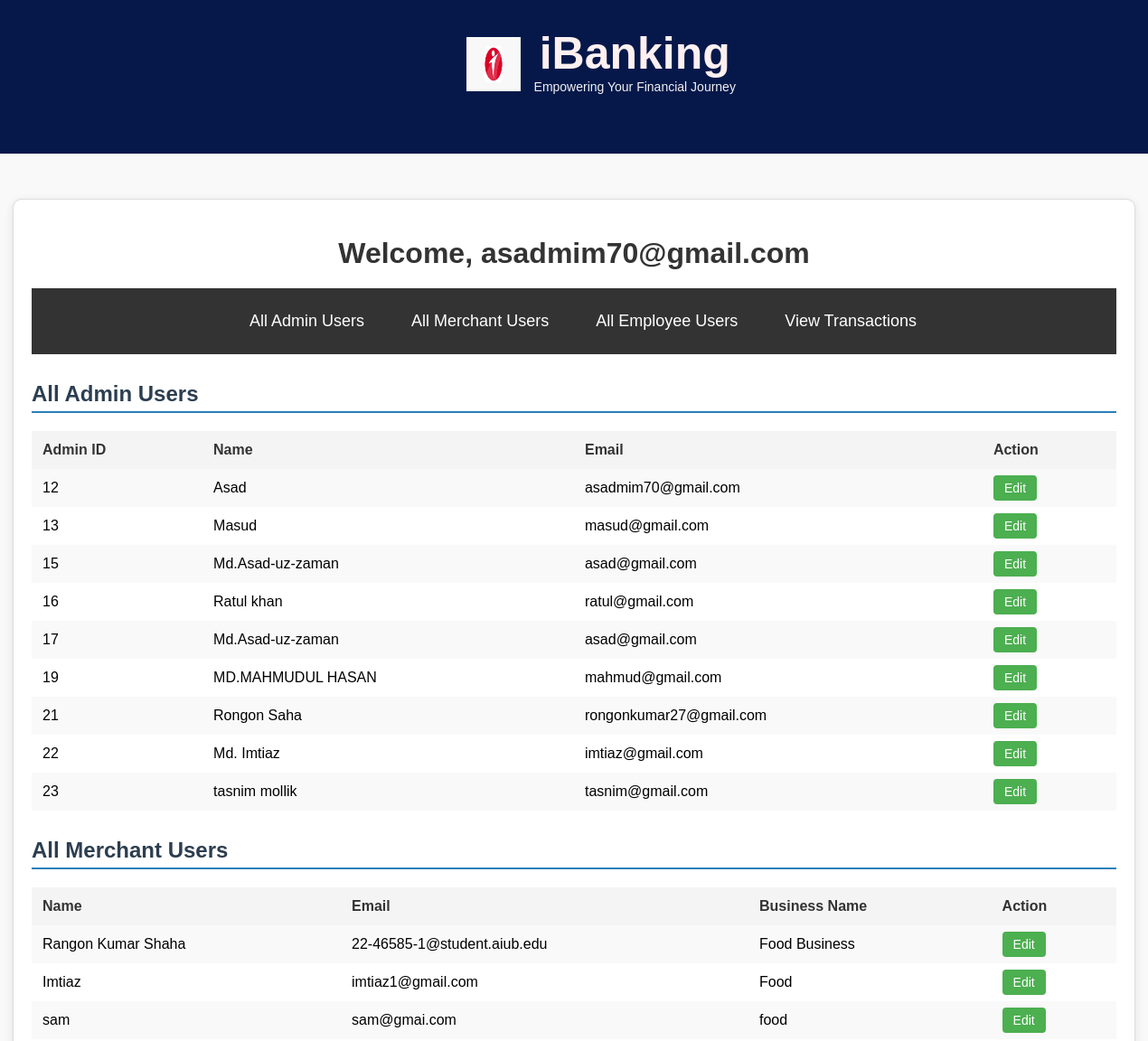
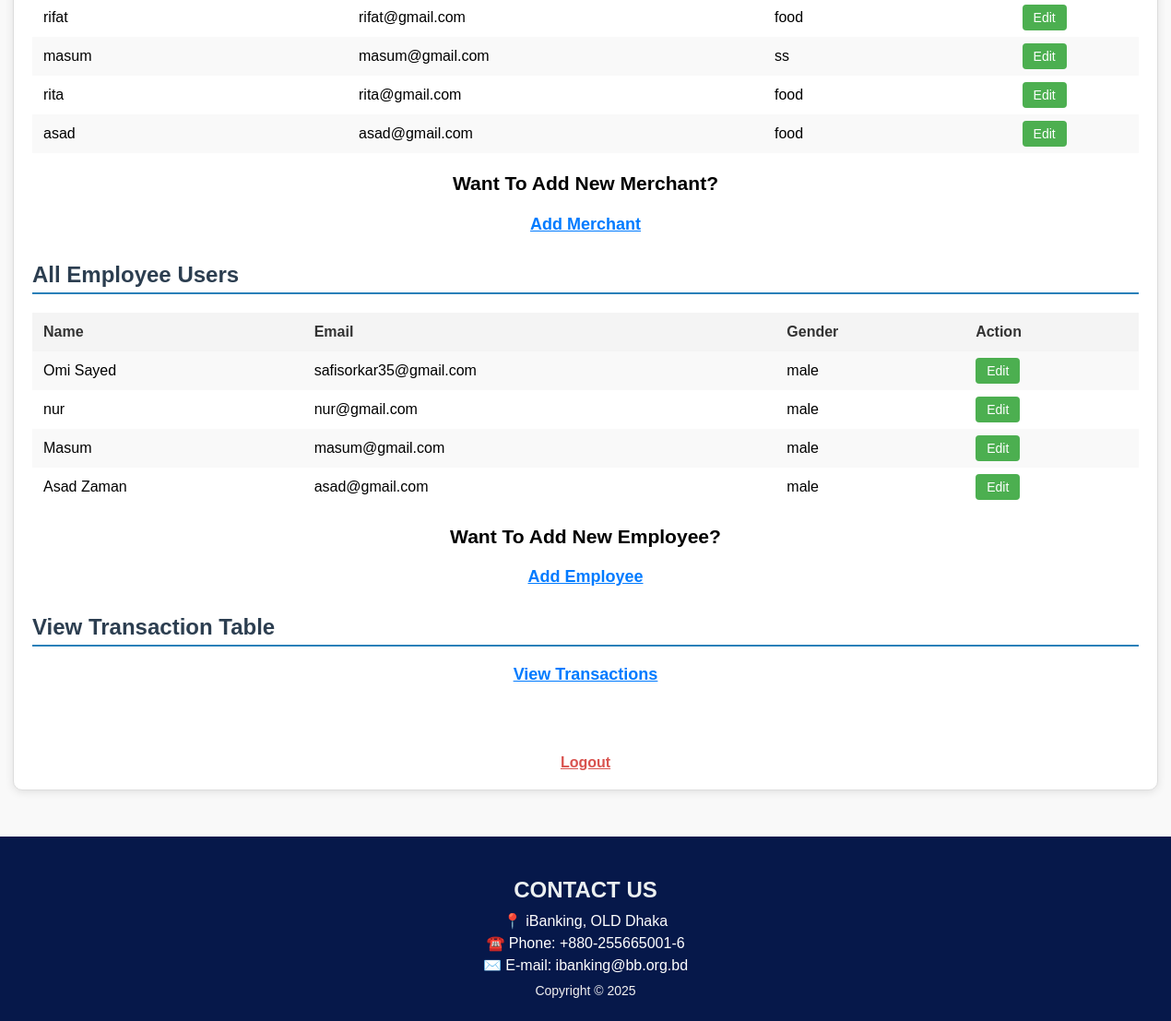
Screenshot of /admin/view/welcome.php (signed in) with the database file from the repository (2 pictures, top to bottom).
### tables this page shows
CREATE TABLE `merchant` (
  `MerchantId` int(100) NOT NULL,
  `Name` text NOT NULL,
  `Email` varchar(100) NOT NULL,
  `Password` varchar(100) NOT NULL,
  `BusinessName` varchar(100) NOT NULL
);

CREATE TABLE `employee` (
  `EmployeeID` int(100) NOT NULL,
  `Name` text NOT NULL,
  `Email` varchar(100) NOT NULL,
  `Password` varchar(100) NOT NULL,
  `Gender` enum('male','female','','') NOT NULL,
  `Phone` varchar(12) NOT NULL,
  `NID` varchar(20) NOT NULL,
  `DOB` date DEFAULT NULL,
  `reset_token` varchar(32) DEFAULT NULL
);

### admin/model/db.php (called while the page is built, shortened)
<?php
class myDB {
    public function openCon() {
        $DBHost = "localhost";
        $DBUser = "root";
        $DBPassword = "";
        $DBName = "bankmanagementsystem";
        $this->connectionObject = new mysqli($DBHost, $DBUser, $DBPassword, $DBName);
        return $this->connectionObject;
    }
    public function getAdmins() {
        $connectionObject = $this->openCon();
        $stmt = $connectionObject->prepare("SELECT * FROM admin");
        $stmt->execute();
        $result = $stmt->get_result();
        return $result;
    }
    public function getMerchants() {
        $connection = $this->openCon();
        $query = "SELECT Name, Email, BusinessName FROM merchant";
        $result = $connection->query($query);
        return $result;
    }
    public function getEmployees() {
        $connection = $this->openCon();
        $query = "SELECT Name, Email, Gender FROM employee";
        $result = $connection->query($query);
        return $result;
    }
}
?>

### admin/view/welcome.php (the view, shortened to what this page needs)
<?php
require_once '../model/db.php';
$db = new myDB();
$admins = $db->getAdmins();
$merchants = $db->getMerchants();
$employees = $db->getEmployees();
?>
<!DOCTYPE html>
<html lang="en">
<head>
    <link rel="stylesheet" href="../css/mystyle.css">
</head>
<body>
<?php include 'header.php'; ?>
    <div class="container">
        <h1 class="welcome-title">Welcome, <?php echo $_SESSION['user']['email']; ?></h1>
        <nav>
            <ul>
                <li><a href="#admin-section">All Admin Users</a></li>
                <li><a href="#merchant-section">All Merchant Users</a></li>
                <li><a href="#employee-section">All Employee Users</a></li>
                <li><a href="#transaction-section">View Transactions</a></li>
            </ul>
        </nav>
        <h2 id="admin-section" class="section-title">All Admin Users</h2>
        <?php
        if ($admins && $admins->num_rows > 0) {
            echo "<table class='user-table'>
                    <tr>
                        <th>Admin ID</th>
                        <th>Name</th>
                        <th>Email</th>
                        <th>Action</th>
                    </tr>";
            while ($row = $admins->fetch_assoc()) {
                echo "<tr>
                        <td>" . $row['AdminId'] . "</td>
                        <td>" . $row['full_name'] . "</td>
                        <td>" . $row['email'] . "</td>
                        <td>
                            <a href='admin_update.php?id=" . $row['AdminId'] . "' class='edit-link'>Edit</a>
                        </td>
                    </tr>";
            }
            echo "</table>";
        } else {
            echo "<p>No admin users found.</p>";
        }
        ?>
        <h2 id="merchant-section" class="section-title">All Merchant Users</h2>
        <?php
        if ($merchants && $merchants->num_rows > 0) {
            echo "<table class='user-table'>
                    <tr>
                        <th>Name</th>
                        <th>Email</th>
                        <th>Business Name</th>
                        <th>Action</th>
                    </tr>";
            while ($row = $merchants->fetch_assoc()) {
                echo "<tr>
                        <td>" . $row['Name'] . "</td>
                        <td>" . $row['Email'] . "</td>
                        <td>" . $row['BusinessName'] . "</td>
                        <td>
                            <a href='merchant_update.php?id=" . $row['Name'] . "' class='edit-link'>Edit</a>
                        </td>
                    </tr>";
            }
            echo "</table>";
        } else {
            echo "<p>No merchant users found.</p>";
        }
        ?>
        <div class="add_new_message">
            <h3>Want To Add New Merchant?</h3>
            <a href="merchant_add.php" class="action-link">Add Merchant</a>
        </div>
        <h2 id="employee-section" class="section-title">All Employee Users</h2>
        <?php
        if ($employees && $employees->num_rows > 0) {
            echo "<table class='user-table'>
                    <tr>
                        <th>Name</th>
                        <th>Email</th>
                        <th>Gender</th>
                        <th>Action</th>
                    </tr>";
            while ($row = $employees->fetch_assoc()) {
                echo "<tr>
                        <td>" . $row['Name'] . "</td>
                        <td>" . $row['Email'] . "</td>
                        <td>" . $row['Gender'] . "</td>
                        <td>
                            <a href='employee_update.php?id=" . $row['Name'] . "' class='edit-link'>Edit</a>
                        </td>
                    </tr>";
            }
            echo "</table>";
        } else {
            echo "<p>No employee users found.</p>";
        }
        ?>
        <div class="add_new_message">
            <h3>Want To Add New Employee?</h3>
            <a href="employee_add.php" class="action-link">Add Employee</a>
        </div>
        <h2 id="transaction-section" class="section-title">View Transaction Table</h2>
        <div class="transaction-view">
            <a href="transaction_view.php" class="action-link">View Transactions</a>
        </div>
        <br><br>
        <a href="login.php" class="logout-link">Logout</a>
    </div>
    <?php include 'footer.php'; ?>
</body>
</html>

### admin/view/header.php
<link rel="stylesheet" href="../css/mystyle.css">
<header>
    <center>
        <img src="i.png" alt="iBanking Logo" class="logo" height="40" width="40">
        <div class="header-text">
            <h1>iBanking</h1>
            <p>Empowering Your Financial Journey</p>
        </div>
    </center>
</header>

### admin/view/footer.php
<link rel="stylesheet" href="../css/mystyle.css">
<footer>
    <center><div class="footer-content">
        <h3>CONTACT US</h3>
        <p>📍 iBanking, OLD Dhaka</p>
        <p>☎️ Phone: +880-255665001-6</p>
        <p>✉️ E-mail: ibanking@bb.org.bd</p>
    </div>
    <p class="footer-bottom">Copyright &copy; 2025</p>
</center>
</footer>

### admin/css/mystyle.css (style rules this page uses)
header { background-color: #06184a; padding: 30px; margin: 0; width: 100%; height: 110px; }
header .logo { height: 60px; width: 60px; margin-right: 10px; }
header .header-text { display: inline-block; text-align: left; }
header h1 { font-size: 50px; color: #fef0f0; margin: 0; }
header p { font-size: 14px; color: #f2f1f1; margin: 0; }
footer { background-color: #06184a; color: white; padding: 20px 0; text-align: center; }
footer .footer-content { margin-bottom: 10px; }
footer h3 { font-size: 24px; margin-bottom: 10px; color:#ecf0f1; }
footer p { font-size: 16px; margin: 5px 0; }
footer .footer-bottom { font-size: 14px; margin-top: 10px; color: #f2f1f1; }
body { font-family: Arial, sans-serif; background-color: #f9f9f9; margin: 0; padding: 0; }
.container { max-width: 1200px; margin: 50px auto; padding: 20px; background-color: #ffffff; border: 1px solid #ddd; border-radius: 10px; box-shadow: 0 2px 10px rgba(0, 0, 0, 0.1); }
h1 { text-align: center; color: #333; margin-bottom: 20px; }
h2 { margin-top: 30px; color: #333; }
table { width: 100%; border-collapse: collapse; margin-top: 20px; }
td { padding: 10px; vertical-align: top; }
th, td { text-align: left; padding: 12px; }
th { background-color: #f4f4f4; color: #333; }
tr:nth-child(even) { background-color: #f9f9f9; }
nav { background-color: #333; padding: 10px 0; margin-bottom: 30px; }
nav ul { list-style-type: none; display: flex; justify-content: center; }
nav ul li { margin-right: 20px; }
nav ul li a { color: white; text-decoration: none; font-size: 18px; padding: 8px 16px; border-radius: 4px; }
.user-table a { background-color: #4CAF50; color: white; padding: 6px 12px; border-radius: 4px; text-decoration: none; font-size: 14px; }
.add_new_message, .transaction-view { margin-top: 20px; text-align: center; font-size: 18px; }
.add_new_message a, .transaction-view a { color: #007bff; font-weight: bold; }
.logout-link { display: block; text-align: center; margin-top: 40px; }
.section-title { font-size: 24px; color: #2c3e50; margin-bottom: 15px; border-bottom: 2px solid #2980b9; padding-bottom: 5px; }
.edit-link { background-color: #2980b9; color: white; padding: 6px 12px; border-radius: 5px; text-decoration: none; }
.action-link { color: #27ae60; font-weight: bold; }
.logout-link { display: block; text-align: center; margin-top: 40px; color: #d9534f; font-weight: bold; }

### rows the page displays
merchant: Name "Rangon Kumar Shaha", Email "22-46585-1@student.aiub.edu", BusinessName "Food Business"
merchant: Name "Imtiaz", Email "imtiaz1@gmail.com", BusinessName "Food"
merchant: Name "sam", Email "sam@gmai.com", BusinessName "food"
merchant: Name "rifat", Email "rifat@gmail.com", BusinessName "food"
merchant: Name "masum", Email "masum@gmail.com", BusinessName "ss"
merchant: Name "rita", Email "rita@gmail.com", BusinessName "food"
merchant: Name "asad", Email "asad@gmail.com", BusinessName "food"
employee: Name "Omi Sayed", Email "safisorkar35@gmail.com", Gender "male"
employee: Name "nur", Email "nur@gmail.com", Gender "male"
employee: Name "Masum", Email "masum@gmail.com", Gender "male"
employee: Name "Asad Zaman", Email "asad@gmail.com", Gender "male"

### other values shown
$_SESSION['user']['email'] "asadmim70@gmail.com"
$row['AdminId'] "12"
$row['full_name'] "Asad"
$row['email'] "asadmim70@gmail.com"
$row['AdminId'] "13"
$row['full_name'] "Masud"
$row['email'] "masud@gmail.com"
$row['AdminId'] "15"
$row['full_name'] "Md.Asad-uz-zaman"
$row['email'] "asad@gmail.com"
$row['AdminId'] "16"
$row['full_name'] "Ratul khan"
$row['email'] "ratul@gmail.com"
$row['AdminId'] "17"
$row['AdminId'] "19"
